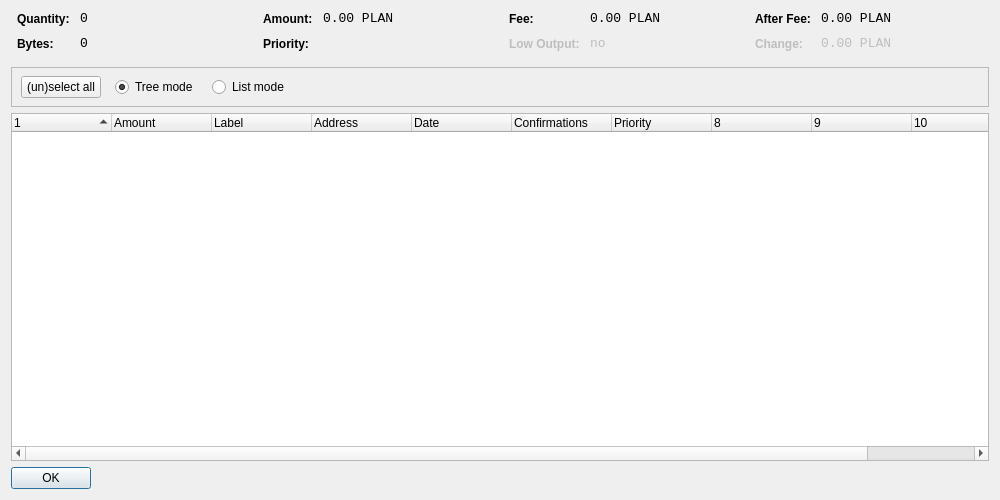
<?xml version="1.0" encoding="UTF-8"?>
<ui version="4.0">
 <class>CoinControlDialog</class>
 <widget class="QDialog" name="CoinControlDialog">
  <property name="geometry">
   <rect>
    <x>0</x>
    <y>0</y>
    <width>1000</width>
    <height>500</height>
   </rect>
  </property>
  <property name="windowTitle">
   <string>Coin Control</string>
  </property>
  <layout class="QVBoxLayout" name="verticalLayout">
   <item>
    <layout class="QHBoxLayout" name="horizontalLayoutTop" stretch="0,0,0,0">
     <property name="topMargin">
      <number>0</number>
     </property>
     <property name="bottomMargin">
      <number>10</number>
     </property>
     <item>
      <layout class="QFormLayout" name="formLayoutCoinControl1">
       <property name="horizontalSpacing">
        <number>10</number>
       </property>
       <property name="verticalSpacing">
        <number>10</number>
       </property>
       <property name="leftMargin">
        <number>6</number>
       </property>
       <property name="rightMargin">
        <number>6</number>
       </property>
       <item row="0" column="0">
        <widget class="QLabel" name="labelCoinControlQuantityText">
         <property name="styleSheet">
          <string notr="true">font-weight:bold;</string>
         </property>
         <property name="text">
          <string>Quantity:</string>
         </property>
        </widget>
       </item>
       <item row="0" column="1">
        <widget class="QLabel" name="labelCoinControlQuantity">
         <property name="font">
          <font>
           <family>Monospace</family>
           <pointsize>10</pointsize>
          </font>
         </property>
         <property name="cursor">
          <cursorShape>IBeamCursor</cursorShape>
         </property>
         <property name="contextMenuPolicy">
          <enum>Qt::ActionsContextMenu</enum>
         </property>
         <property name="text">
          <string notr="true">0</string>
         </property>
         <property name="textInteractionFlags">
          <set>Qt::LinksAccessibleByMouse|Qt::TextSelectableByKeyboard|Qt::TextSelectableByMouse</set>
         </property>
        </widget>
       </item>
       <item row="1" column="0">
        <widget class="QLabel" name="labelCoinControlBytesText">
         <property name="styleSheet">
          <string notr="true">font-weight:bold;</string>
         </property>
         <property name="text">
          <string>Bytes:</string>
         </property>
        </widget>
       </item>
       <item row="1" column="1">
        <widget class="QLabel" name="labelCoinControlBytes">
         <property name="font">
          <font>
           <family>Monospace</family>
           <pointsize>10</pointsize>
          </font>
         </property>
         <property name="cursor">
          <cursorShape>IBeamCursor</cursorShape>
         </property>
         <property name="contextMenuPolicy">
          <enum>Qt::ActionsContextMenu</enum>
         </property>
         <property name="text">
          <string notr="true">0</string>
         </property>
         <property name="textInteractionFlags">
          <set>Qt::LinksAccessibleByMouse|Qt::TextSelectableByKeyboard|Qt::TextSelectableByMouse</set>
         </property>
        </widget>
       </item>
      </layout>
     </item>
     <item>
      <layout class="QFormLayout" name="formLayoutCoinControl2">
       <property name="horizontalSpacing">
        <number>10</number>
       </property>
       <property name="verticalSpacing">
        <number>10</number>
       </property>
       <property name="leftMargin">
        <number>6</number>
       </property>
       <property name="rightMargin">
        <number>6</number>
       </property>
       <item row="0" column="0">
        <widget class="QLabel" name="labelCoinControlAmountText">
         <property name="styleSheet">
          <string notr="true">font-weight:bold;</string>
         </property>
         <property name="text">
          <string>Amount:</string>
         </property>
        </widget>
       </item>
       <item row="0" column="1">
        <widget class="QLabel" name="labelCoinControlAmount">
         <property name="font">
          <font>
           <family>Monospace</family>
           <pointsize>10</pointsize>
          </font>
         </property>
         <property name="cursor">
          <cursorShape>IBeamCursor</cursorShape>
         </property>
         <property name="contextMenuPolicy">
          <enum>Qt::ActionsContextMenu</enum>
         </property>
         <property name="text">
          <string notr="true">0.00 PLAN</string>
         </property>
         <property name="textInteractionFlags">
          <set>Qt::LinksAccessibleByMouse|Qt::TextSelectableByKeyboard|Qt::TextSelectableByMouse</set>
         </property>
        </widget>
       </item>
       <item row="1" column="0">
        <widget class="QLabel" name="labelCoinControlPriorityText">
         <property name="styleSheet">
          <string notr="true">font-weight:bold;</string>
         </property>
         <property name="text">
          <string>Priority:</string>
         </property>
        </widget>
       </item>
       <item row="1" column="1">
        <widget class="QLabel" name="labelCoinControlPriority">
         <property name="font">
          <font>
           <family>Monospace</family>
           <pointsize>10</pointsize>
          </font>
         </property>
         <property name="cursor">
          <cursorShape>IBeamCursor</cursorShape>
         </property>
         <property name="contextMenuPolicy">
          <enum>Qt::ActionsContextMenu</enum>
         </property>
         <property name="text">
          <string/>
         </property>
         <property name="textInteractionFlags">
          <set>Qt::LinksAccessibleByMouse|Qt::TextSelectableByKeyboard|Qt::TextSelectableByMouse</set>
         </property>
        </widget>
       </item>
      </layout>
     </item>
     <item>
      <layout class="QFormLayout" name="formLayoutCoinControl3">
       <property name="horizontalSpacing">
        <number>10</number>
       </property>
       <property name="verticalSpacing">
        <number>10</number>
       </property>
       <property name="leftMargin">
        <number>6</number>
       </property>
       <property name="rightMargin">
        <number>6</number>
       </property>
       <item row="0" column="0">
        <widget class="QLabel" name="labelCoinControlFeeText">
         <property name="styleSheet">
          <string notr="true">font-weight:bold;</string>
         </property>
         <property name="text">
          <string>Fee:</string>
         </property>
        </widget>
       </item>
       <item row="0" column="1">
        <widget class="QLabel" name="labelCoinControlFee">
         <property name="font">
          <font>
           <family>Monospace</family>
           <pointsize>10</pointsize>
          </font>
         </property>
         <property name="cursor">
          <cursorShape>IBeamCursor</cursorShape>
         </property>
         <property name="contextMenuPolicy">
          <enum>Qt::ActionsContextMenu</enum>
         </property>
         <property name="text">
          <string notr="true">0.00 PLAN</string>
         </property>
         <property name="textInteractionFlags">
          <set>Qt::LinksAccessibleByMouse|Qt::TextSelectableByKeyboard|Qt::TextSelectableByMouse</set>
         </property>
        </widget>
       </item>
       <item row="1" column="0">
        <widget class="QLabel" name="labelCoinControlLowOutputText">
         <property name="enabled">
          <bool>false</bool>
         </property>
         <property name="styleSheet">
          <string notr="true">font-weight:bold;</string>
         </property>
         <property name="text">
          <string>Low Output:</string>
         </property>
        </widget>
       </item>
       <item row="1" column="1">
        <widget class="QLabel" name="labelCoinControlLowOutput">
         <property name="enabled">
          <bool>false</bool>
         </property>
         <property name="font">
          <font>
           <family>Monospace</family>
           <pointsize>10</pointsize>
          </font>
         </property>
         <property name="cursor">
          <cursorShape>IBeamCursor</cursorShape>
         </property>
         <property name="contextMenuPolicy">
          <enum>Qt::ActionsContextMenu</enum>
         </property>
         <property name="text">
          <string notr="true">no</string>
         </property>
         <property name="textInteractionFlags">
          <set>Qt::LinksAccessibleByMouse|Qt::TextSelectableByKeyboard|Qt::TextSelectableByMouse</set>
         </property>
        </widget>
       </item>
      </layout>
     </item>
     <item>
      <layout class="QFormLayout" name="formLayoutCoinControl4">
       <property name="horizontalSpacing">
        <number>10</number>
       </property>
       <property name="verticalSpacing">
        <number>10</number>
       </property>
       <property name="leftMargin">
        <number>6</number>
       </property>
       <property name="rightMargin">
        <number>6</number>
       </property>
       <item row="0" column="0">
        <widget class="QLabel" name="labelCoinControlAfterFeeText">
         <property name="styleSheet">
          <string notr="true">font-weight:bold;</string>
         </property>
         <property name="text">
          <string>After Fee:</string>
         </property>
        </widget>
       </item>
       <item row="0" column="1">
        <widget class="QLabel" name="labelCoinControlAfterFee">
         <property name="font">
          <font>
           <family>Monospace</family>
           <pointsize>10</pointsize>
          </font>
         </property>
         <property name="cursor">
          <cursorShape>IBeamCursor</cursorShape>
         </property>
         <property name="contextMenuPolicy">
          <enum>Qt::ActionsContextMenu</enum>
         </property>
         <property name="text">
          <string notr="true">0.00 PLAN</string>
         </property>
         <property name="textInteractionFlags">
          <set>Qt::LinksAccessibleByMouse|Qt::TextSelectableByKeyboard|Qt::TextSelectableByMouse</set>
         </property>
        </widget>
       </item>
       <item row="1" column="0">
        <widget class="QLabel" name="labelCoinControlChangeText">
         <property name="enabled">
          <bool>false</bool>
         </property>
         <property name="styleSheet">
          <string notr="true">font-weight:bold;</string>
         </property>
         <property name="text">
          <string>Change:</string>
         </property>
        </widget>
       </item>
       <item row="1" column="1">
        <widget class="QLabel" name="labelCoinControlChange">
         <property name="enabled">
          <bool>false</bool>
         </property>
         <property name="font">
          <font>
           <family>Monospace</family>
           <pointsize>10</pointsize>
          </font>
         </property>
         <property name="cursor">
          <cursorShape>IBeamCursor</cursorShape>
         </property>
         <property name="contextMenuPolicy">
          <enum>Qt::ActionsContextMenu</enum>
         </property>
         <property name="text">
          <string notr="true">0.00 PLAN</string>
         </property>
         <property name="textInteractionFlags">
          <set>Qt::LinksAccessibleByMouse|Qt::TextSelectableByKeyboard|Qt::TextSelectableByMouse</set>
         </property>
        </widget>
       </item>
      </layout>
     </item>
    </layout>
   </item>
   <item>
    <widget class="QFrame" name="frame">
     <property name="minimumSize">
      <size>
       <width>0</width>
       <height>40</height>
      </size>
     </property>
     <property name="frameShape">
      <enum>QFrame::StyledPanel</enum>
     </property>
     <property name="frameShadow">
      <enum>QFrame::Sunken</enum>
     </property>
     <widget class="QWidget" name="horizontalLayoutWidget">
      <property name="geometry">
       <rect>
        <x>10</x>
        <y>0</y>
        <width>781</width>
        <height>41</height>
       </rect>
      </property>
      <layout class="QHBoxLayout" name="horizontalLayoutPanel" stretch="0,0,0,0,0">
       <property name="spacing">
        <number>14</number>
       </property>
       <item>
        <widget class="QPushButton" name="pushButtonSelectAll">
         <property name="sizePolicy">
          <sizepolicy hsizetype="Maximum" vsizetype="Fixed">
           <horstretch>0</horstretch>
           <verstretch>0</verstretch>
          </sizepolicy>
         </property>
         <property name="text">
          <string>(un)select all</string>
         </property>
        </widget>
       </item>
       <item>
        <widget class="QRadioButton" name="radioTreeMode">
         <property name="sizePolicy">
          <sizepolicy hsizetype="Maximum" vsizetype="Fixed">
           <horstretch>0</horstretch>
           <verstretch>0</verstretch>
          </sizepolicy>
         </property>
         <property name="text">
          <string>Tree mode</string>
         </property>
         <property name="checked">
          <bool>true</bool>
         </property>
        </widget>
       </item>
       <item>
        <widget class="QRadioButton" name="radioListMode">
         <property name="sizePolicy">
          <sizepolicy hsizetype="Maximum" vsizetype="Fixed">
           <horstretch>0</horstretch>
           <verstretch>0</verstretch>
          </sizepolicy>
         </property>
         <property name="text">
          <string>List mode</string>
         </property>
        </widget>
       </item>
       <item>
        <spacer name="horizontalSpacer">
         <property name="orientation">
          <enum>Qt::Horizontal</enum>
         </property>
         <property name="sizeHint" stdset="0">
          <size>
           <width>40</width>
           <height>20</height>
          </size>
         </property>
        </spacer>
       </item>
      </layout>
     </widget>
    </widget>
   </item>
   <item>
    <widget class="CoinControlTreeWidget" name="treeWidget">
     <property name="contextMenuPolicy">
      <enum>Qt::CustomContextMenu</enum>
     </property>
     <property name="sortingEnabled">
      <bool>false</bool>
     </property>
     <property name="columnCount">
      <number>11</number>
     </property>
     <attribute name="headerShowSortIndicator" stdset="0">
      <bool>true</bool>
     </attribute>
     <attribute name="headerStretchLastSection">
      <bool>false</bool>
     </attribute>
     <column>
      <property name="text">
       <string/>
      </property>
     </column>
     <column>
      <property name="text">
       <string>Amount</string>
      </property>
     </column>
     <column>
      <property name="text">
       <string>Label</string>
      </property>
     </column>
     <column>
      <property name="text">
       <string>Address</string>
      </property>
     </column>
     <column>
      <property name="text">
       <string>Date</string>
      </property>
     </column>
     <column>
      <property name="text">
       <string>Confirmations</string>
      </property>
      <property name="toolTip">
       <string>Confirmed</string>
      </property>
     </column>
     <column>
      <property name="text">
       <string>Priority</string>
      </property>
     </column>
     <column>
      <property name="text">
       <string/>
      </property>
     </column>
     <column>
      <property name="text">
       <string/>
      </property>
     </column>
     <column>
      <property name="text">
       <string/>
      </property>
     </column>
     <column>
      <property name="text">
       <string/>
      </property>
     </column>
    </widget>
   </item>
   <item>
    <widget class="QDialogButtonBox" name="buttonBox">
     <property name="sizePolicy">
      <sizepolicy hsizetype="Maximum" vsizetype="Fixed">
       <horstretch>0</horstretch>
       <verstretch>0</verstretch>
      </sizepolicy>
     </property>
     <property name="orientation">
      <enum>Qt::Horizontal</enum>
     </property>
     <property name="standardButtons">
      <set>QDialogButtonBox::Ok</set>
     </property>
    </widget>
   </item>
  </layout>
 </widget>
 <customwidgets>
  <customwidget>
   <class>CoinControlTreeWidget</class>
   <extends>QTreeWidget</extends>
   <header>coincontroltreewidget.h</header>
  </customwidget>
 </customwidgets>
 <resources/>
 <connections/>
</ui>
